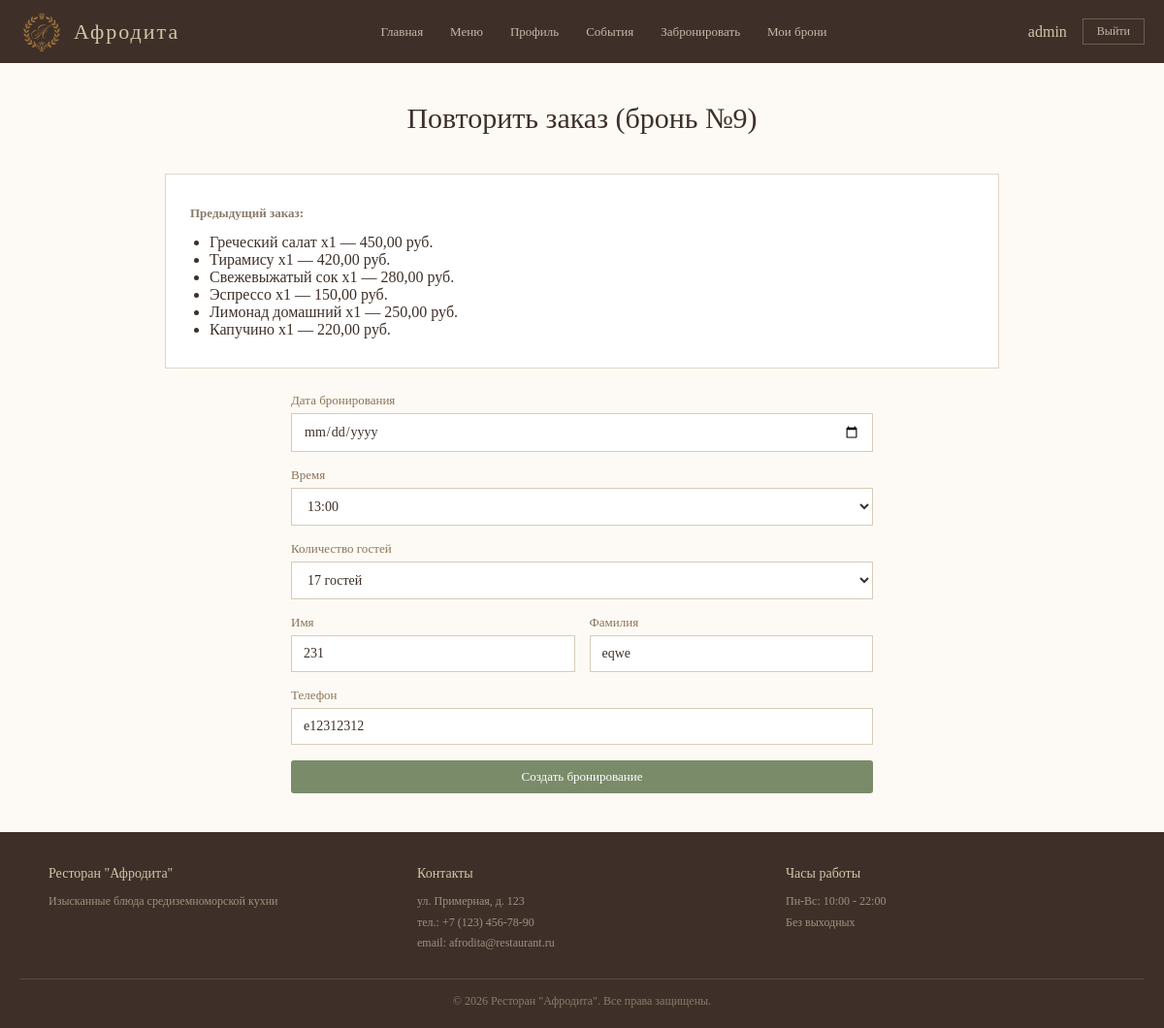
The page /repeat-order/22/ (signed in) on the database its author committed.
### reservations/models.py (models this page shows, shortened)
class Reservation(models.Model):
    STATUS_CHOICES = [
        ('pending', 'Ожидает подтверждения'),
        ('confirmed', 'Подтверждено'),
        ('cancelled', 'Отменено'),
        ('completed', 'Завершено'),
    ]
    user = models.ForeignKey(User, on_delete=models.CASCADE, verbose_name="Клиент")
    user_number = models.IntegerField(default=0, verbose_name="Номер брони у пользователя")
    first_name = models.CharField(max_length=50, verbose_name="Имя", default='')
    last_name = models.CharField(max_length=50, verbose_name="Фамилия", default='')
    date = models.DateField(verbose_name="Дата")
    time = models.CharField(max_length=5, verbose_name="Время")
    guests_count = models.IntegerField(verbose_name="Количество гостей")
    status = models.CharField(max_length=20, choices=STATUS_CHOICES, default='pending', verbose_name="Статус")
    phone = models.CharField(max_length=20, verbose_name="Телефон")
    created_at = models.DateTimeField(auto_now_add=True, verbose_name="Дата создания")
    class Meta:
        verbose_name = "Бронирование"
        verbose_name_plural = "Бронирования"
        ordering = ['-date', '-time']

class OrderItem(models.Model):
    order = models.ForeignKey(Order, on_delete=models.CASCADE, related_name='items', verbose_name="Заказ")
    menu_item = models.ForeignKey(MenuItem, on_delete=models.CASCADE, verbose_name="Блюдо")
    quantity = models.IntegerField(default=1, verbose_name="Количество")
    price = models.DecimalField(max_digits=10, decimal_places=2, verbose_name="Цена")
    class Meta:
        verbose_name = "Позиция заказа"
        verbose_name_plural = "Позиции заказа"
    @property
    def total_price(self):
        return self.price * self.quantity

class MenuItem(models.Model):
    category = models.ForeignKey(MenuCategory, on_delete=models.CASCADE, verbose_name="Категория")
    name = models.CharField(max_length=200, verbose_name="Название блюда")
    description = models.TextField(blank=True, verbose_name="Описание")
    composition = models.TextField(blank=True, verbose_name="Состав")
    price = models.DecimalField(max_digits=10, decimal_places=2, verbose_name="Цена")
    weight = models.CharField(max_length=50, blank=True, verbose_name="Вес/Объем")
    image = models.ImageField(upload_to='menu/', blank=True, null=True, verbose_name="Фото блюда")
    is_available = models.BooleanField(default=True, verbose_name="Доступно")
    class Meta:
        verbose_name = "Блюдо"
        verbose_name_plural = "Блюда"
        ordering = ['category', 'name']

### reservations/views.py (the view)
# urls.py: path('repeat-order/<int:reservation_id>/', views.repeat_order, name='repeat_order'),
@login_required
def repeat_order(request, reservation_id):
    old_reservation = get_object_or_404(Reservation, id=reservation_id, user=request.user)
    if request.method == 'POST':
        form = ReservationForm(request.POST)
        if form.is_valid():
            new_reservation = form.save(commit=False)
            new_reservation.user = request.user
            new_reservation.save()
            if hasattr(old_reservation, 'order'):
                new_order = Order.objects.create(reservation=new_reservation)
                for item in old_reservation.order.items.all():
                    OrderItem.objects.create(
                        order=new_order,
                        menu_item=item.menu_item,
                        quantity=item.quantity,
                        price=item.menu_item.price
                    )
            messages.success(request, f'Создано новое бронирование №{new_reservation.user_number}!')
            return redirect('order_food', reservation_id=new_reservation.id)
    else:
        form = ReservationForm(initial={
            'date': old_reservation.date,
            'time': old_reservation.time,
            'guests_count': old_reservation.guests_count,
            'first_name': old_reservation.first_name,
            'last_name': old_reservation.last_name,
            'phone': old_reservation.phone,
        })
    return render(request, 'reservations/repeat_order.html', {
        'form': form,
        'old_reservation': old_reservation,
    })

### templates/reservations/repeat_order.html (shortened to what this page needs)
{% extends 'reservations/base.html' %}
{% block content %}
<div class="container">
    <h2>Повторить заказ (бронь №{{ old_reservation.user_number }})</h2>
    <div class="offer-card" style="margin-bottom: 25px; text-align: left;">
        <p><strong>Предыдущий заказ:</strong></p>
        {% if old_reservation.order %}
        <ul style="margin: 10px 0 0 20px;">
            {% for item in old_reservation.order.items.all %}
            <li>{{ item.menu_item.name }} x{{ item.quantity }} — {{ item.total_price }} руб.</li>
            {% endfor %}
        </ul>
        {% endif %}
    </div>
    <div style="max-width: 600px; margin: 0 auto;">
        <form method="post" novalidate>
            <div class="form-group">
                <label>Дата бронирования</label>
                {{ form.date }}
            </div>
            <div class="form-group">
                <label>Время</label>
                {{ form.time }}
            </div>
            <div class="form-group">
                <label>Количество гостей</label>
                {{ form.guests_count }}
            </div>
            <div style="display: flex; gap: 15px;">
                <div class="form-group" style="flex: 1;">
                    <label>Имя</label>
                    {{ form.first_name }}
                </div>
                <div class="form-group" style="flex: 1;">
                    <label>Фамилия</label>
                    {{ form.last_name }}
                </div>
            </div>
            <div class="form-group">
                <label>Телефон</label>
                {{ form.phone }}
            </div>
            <button type="submit" class="btn btn-success" style="width: 100%;">Создать бронирование</button>
        </form>
    </div>
</div>
{% endblock %}

### templates/reservations/base.html (shortened to what this page needs)
{% load static %}
<!DOCTYPE html>
<html lang="ru">
<head>
    <link href="{% static 'css/style.css' %}" rel="stylesheet">
</head>
<body>
    <div class="header">
        <div class="header-content">
            <div class="logo">
                <a href="/" style="display: flex; align-items: center; gap: 10px; text-decoration: none;">
                    <img src="{% static 'images/logo.svg' %}" alt="Афродита" style="height: 40px;">
                    <span style="color: #d4c4a8; font-size: 22px; letter-spacing: 2px;">Афродита</span>
                </a>
            </div>
            <div class="nav-links">
                <a href="/">Главная</a>
                <a href="/menu/">Меню</a>
                <a href="/profile/">Профиль</a>
                <a href="/events/">События</a>
                {% if user.is_authenticated %}
                    <a href="/reserve/">Забронировать</a>
                    <a href="/my-reservations/">Мои брони</a>
                {% endif %}
            </div>
            <div class="user-menu">
                {% if user.is_authenticated %}
                    <span class="username">{{ user.username }}</span>
                    <form method="post" action="/accounts/logout/" class="logout-form">
                        <button type="submit" class="logout-btn">Выйти</button>
                    </form>
                {% else %}
                    <a href="/register/">Регистрация</a>
                    <a href="/accounts/login/">Войти</a>
                {% endif %}
            </div>
        </div>
    </div>
    <div class="main-content">
        {% block content %}{% endblock %}
    </div>
    <footer class="footer">
        <div class="footer-content">
            <div class="footer-section">
                <h4>Ресторан "Афродита"</h4>
                <p>Изысканные блюда средиземноморской кухни</p>
            </div>
            <div class="footer-section">
                <h4>Контакты</h4>
                <p>ул. Примерная, д. 123</p>
                <p>тел.: +7 (123) 456-78-90</p>
                <p>email: afrodita@restaurant.ru</p>
            </div>
            <div class="footer-section">
                <h4>Часы работы</h4>
                <p>Пн-Вс: 10:00 - 22:00</p>
                <p>Без выходных</p>
            </div>
        </div>
        <div class="footer-bottom">
            <p>&copy; 2026 Ресторан "Афродита". Все права защищены.</p>
        </div>
    </footer>
</body>
</html>

### static/css/style.css (style rules this page uses)
html { overflow-y: scroll; }
*, *::before, *::after { margin: 0; padding: 0; box-sizing: border-box; }
html, body { height: 100%; }
body { font-family: 'Georgia', 'Times New Roman', serif; background: #fdfaf5; color: #3e3028; display: flex; flex-direction: column; min-height: 100vh; overflow-y: scroll; }
.header { background: #3e3028; position: sticky; top: 0; z-index: 1000; padding: 0 20px; }
.header-content { max-width: 1200px; margin: 0 auto; display: flex; align-items: center; justify-content: space-between; height: 65px; }
.logo { font-size: 22px; color: #d4c4a8; text-decoration: none; font-weight: normal; letter-spacing: 2px; }
.nav-links { display: flex; gap: 28px; }
.nav-links a { color: #c4b8a8; text-decoration: none; font-size: 13px; transition: 0.3s; }
.user-menu { display: flex; align-items: center; gap: 16px; }
.username { color: #d4c4a8; }
.logout-btn { background: none; border: 1px solid #6b5d50; color: #c4b8a8; padding: 5px 14px; cursor: pointer; font-size: 12px; font-family: 'Georgia', serif; }
.main-content { flex: 1; }
.container { max-width: 900px; margin: 0 auto; padding: 40px 20px; }
h2 { font-size: 30px; color: #3e3028; text-align: center; margin-bottom: 40px; font-weight: normal; }
.btn { display: inline-block; padding: 9px 20px; cursor: pointer; font-size: 13px; text-decoration: none; font-family: 'Georgia', serif; border: none; transition: 0.3s; border-radius: 3px; }
.btn-success { background: #7a8b6a; color: #fff; }
.form-group { margin-bottom: 16px; }
.form-group label { display: block; margin-bottom: 5px; color: #8b7355; font-size: 13px; }
.form-control { width: 100%; padding: 10px 12px; border: 1px solid #d9cbb8; font-size: 14px; color: #3e3028; font-family: 'Georgia', serif; background: #fff; }
.footer { background: #3e3028; padding: 35px 20px 20px; margin-top: auto; color: #c4b8a8; }
.footer-content { max-width: 1100px; margin: 0 auto; display: flex; justify-content: space-between; gap: 40px; flex-wrap: wrap; }
.footer-section { flex: 1; }
.footer-section h4 { color: #d4c4a8; margin-bottom: 10px; font-size: 14px; font-weight: normal; }
.footer-section p { font-size: 12px; color: #a09080; line-height: 1.8; }
.footer-bottom { text-align: center; font-size: 12px; color: #8b7b6b; margin-top: 25px; padding-top: 15px; border-top: 1px solid #5a4a3a; }
.offer-card { background: #fff; border: 1px solid #e0d5c7; padding: 30px 25px; text-align: center; transition: 0.3s; }
.offer-card p { color: #8b7b6b; font-size: 13px; line-height: 1.6; }

### rows shown on the page
Reservation: user_number "9", time "13:00", guests_count "17 гостей", first_name "231", last_name "eqwe", phone "e12312312"
OrderItem: menu_item.name "Греческий салат", quantity "1", total_price "450,00"
OrderItem: menu_item.name "Тирамису", quantity "1", total_price "420,00"
OrderItem: menu_item.name "Свежевыжатый сок", quantity "1", total_price "280,00"
OrderItem: menu_item.name "Эспрессо", quantity "1", total_price "150,00"
OrderItem: menu_item.name "Лимонад домашний", quantity "1", total_price "250,00"
OrderItem: menu_item.name "Капучино", quantity "1", total_price "220,00"

### other values the page prints
{{ user.username }} "admin"
